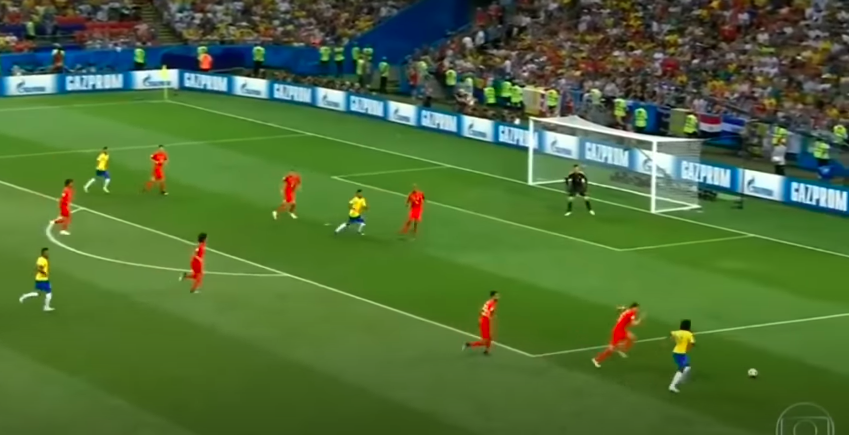
#> input picture Test/BraBel2.png, 849 x 435 px
$ python Video.py
#> lines starting #> are read from the running program, lines starting #| are printed output that depends on the picture; after the words box and inside, x2 and y2 are one past the last pixel; in counts of white or black regions, pixels touching at a corner belong together; pictures that were not available may be replaced by others from this repository, and a replacement may not be noted
### PreProcessing.py
import cv2
import numpy as np
from matplotlib import pyplot as plt


class PreProcessing:

    def __init__(self, img):
        self.img = img


    def GrayThresh(img):

        # convert to hsv image
        hsv = cv2.cvtColor(img, cv2.COLOR_BGR2HSV)

        # green range
        lower_green = np.array([40,40,40])
        upper_green = np.array([70,255,255])

        # define a mask with upper and lower values
        mask = cv2.inRange(hsv, lower_green, upper_green)

        # apply mask
        res = cv2.bitwise_and(img, img, mask=mask)

        # hsv to gray
        res_bgr = cv2.cvtColor(res, cv2.COLOR_HSV2BGR)
        res_gray = cv2.cvtColor(res_bgr, cv2.COLOR_BGR2GRAY)

        # define some morphological operations to reduce noise
        kernel = np.ones((15,15), np.uint8)
        thresh = cv2.threshold(res_gray, 127, 255, cv2.THRESH_BINARY_INV |  cv2.THRESH_OTSU)[1]
        thresh = cv2.morphologyEx(thresh, cv2.MORPH_CLOSE, kernel)

        return res_gray, thresh


frame = cv2.imread("Test/BraBel2.png")
#> frame is the input picture: shape (435, 849, 3); mean B, G, R 55.8, 108.5, 78.6
gray, thresh = PreProcessing.GrayThresh(frame)
#> in GrayThresh, `hsv = cv2.cvtColor(img, cv2.COLOR_BGR2HSV)`: hsv: shape (435, 849, 3); mean H, S, V 50.3, 149.3, 114.1
#> in GrayThresh, `mask = cv2.inRange(hsv, lower_green, upper_green)`:
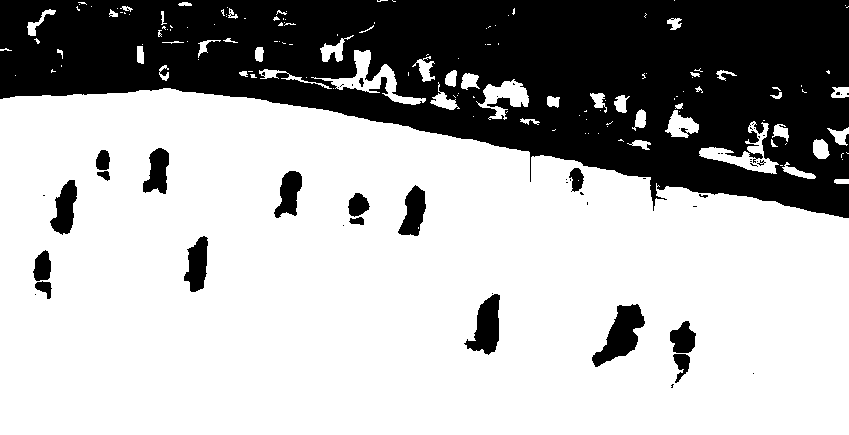
#> mask: shape (435, 849); 68% white; 55 black regions (36 under 20 px), largest, box (x1, y1, x2, y2) and area: (0, 0, 849, 218) 108441, (592, 304, 645, 367) 1593, (464, 294, 500, 355) 1230
#> in GrayThresh, `thresh = cv2.threshold(res_gray, 127, 255, cv2.THRESH_BINARY_INV |  cv..`: thresh: shape (435, 849); 32.3% white; 63 white regions (46 under 20 px), largest, box (x1, y1, x2, y2) and area: (0, 0, 849, 219) 109493, (592, 304, 645, 367) 1595, (464, 291, 500, 355) 1248
#> in GrayThresh, `thresh = cv2.morphologyEx(thresh, cv2.MORPH_CLOSE, kernel)`: thresh: shape (435, 849); 35% white; 16 white regions (4 under 20 px), largest, box (x1, y1, x2, y2) and area: (0, 0, 849, 219) 119393, (592, 304, 645, 367) 1642, (464, 291, 500, 355) 1286

# plot multiple images
plt.subplots(1, 2, figsize=(20, 15))


plt.subplot(1, 2, 1), plt.imshow(gray, cmap = 'gray', vmin = 0, vmax = 255)
plt.title('original')
plt.xticks([]),plt.yticks([])

plt.subplot(1, 2, 2), plt.imshow(thresh, cmap = 'gray', vmin = 0, vmax = 255)
plt.title('out')
plt.xticks([]),plt.yticks([])

plt.show()
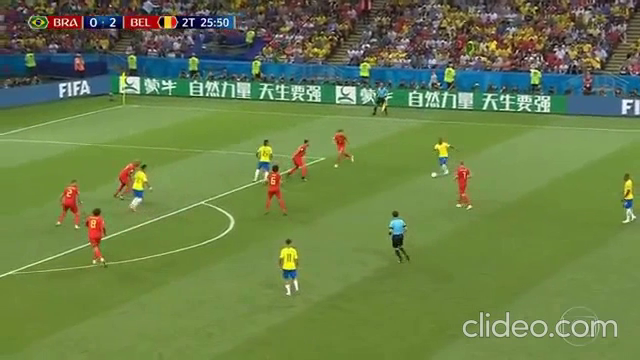
#> input picture frame 29 of BraBel.mp4, 640 x 360 px, given in place of cutvideo.mp4, which was not available
#> further down, image is the input picture: shape (360, 640, 3); mean B, G, R 74.1, 126.3, 105.9
plt.close()

### WriteRec.py
import cv2
import numpy as np
from matplotlib import pyplot as plt
from PreProcessing import PreProcessing


class Processing:

    def Rectangles(frame):

        rgb = cv2.cvtColor(frame, cv2.COLOR_BGR2RGB)

        gray, thresh = PreProcessing.GrayThresh(frame)
#> in GrayThresh (call 2), `hsv = cv2.cvtColor(img, cv2.COLOR_BGR2HSV)`: hsv: shape (360, 640, 3); mean H, S, V 49.6, 124.9, 132.5
#> in GrayThresh (call 2), `mask = cv2.inRange(hsv, lower_green, upper_green)`:
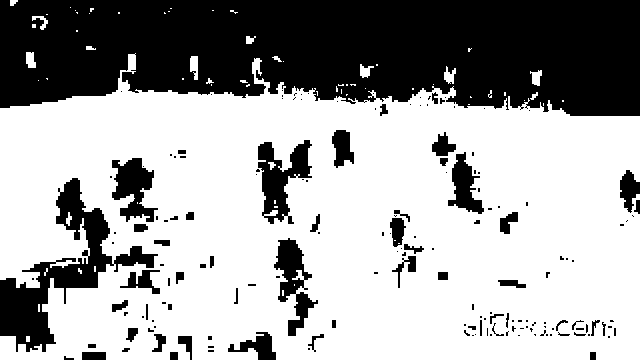
#> mask: shape (360, 640); 64.1% white; 168 black regions (110 under 20 px), largest, box (x1, y1, x2, y2) and area: (0, 0, 640, 116) 62388, (0, 178, 158, 352) 7148, (258, 140, 312, 224) 2210
#> in GrayThresh (call 2), `res_bgr = cv2.cvtColor(res, cv2.COLOR_HSV2BGR)`:
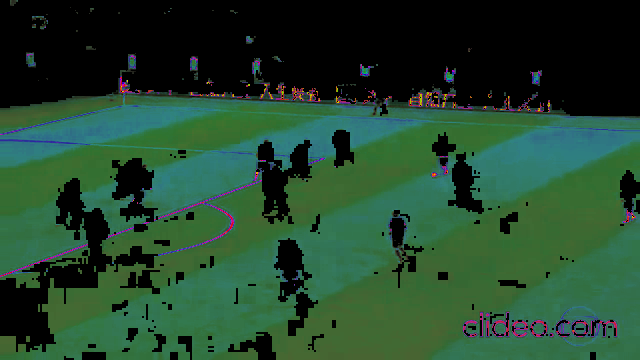
#> res_bgr: shape (360, 640, 3); mean B, G, R 46.2, 70, 35.3
#> in GrayThresh (call 2), `res_gray = cv2.cvtColor(res_bgr, cv2.COLOR_BGR2GRAY)`:
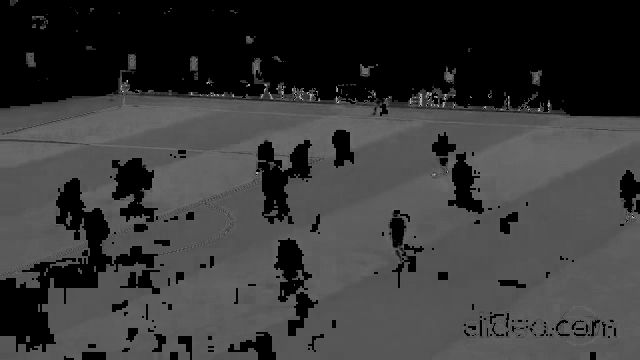
#> res_gray: shape (360, 640); min 0, max 201, mean 56.9
#> in GrayThresh (call 2), `thresh = cv2.threshold(res_gray, 127, 255, cv2.THRESH_BINARY_INV |  cv..`: thresh: shape (360, 640); 36.4% white; 218 white regions (157 under 20 px), largest, box (x1, y1, x2, y2) and area: (0, 0, 640, 117) 63054, (0, 178, 158, 352) 7148, (256, 140, 312, 224) 2231
#> in GrayThresh (call 2), `thresh = cv2.morphologyEx(thresh, cv2.MORPH_CLOSE, kernel)`:
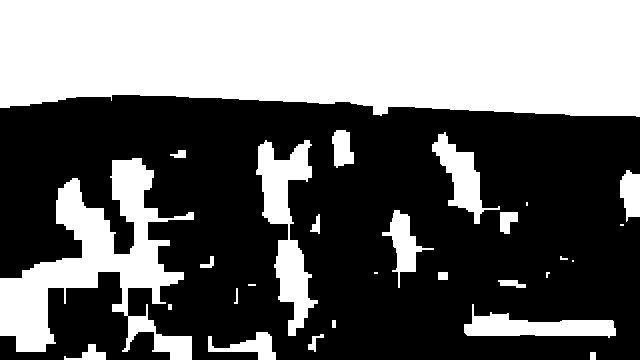
#> thresh: shape (360, 640); 41.9% white; 28 white regions (6 under 20 px)

        x_ = []
        y_ = []
        w_ = []
        h_ = []
        contours, hierarchy = cv2.findContours(thresh, cv2.RETR_TREE, cv2.CHAIN_APPROX_SIMPLE)
#> contours = 28 contours, 9 with area under 20; largest, box (x1, y1, x2, y2) and area: (0, 0, 640, 117) 66608, (0, 158, 194, 360) 13777, (256, 140, 318, 336) 4615, (464, 304, 616, 338) 2332, (432, 132, 500, 224) 1993

        for c in contours:
          x,y,w,h = cv2.boundingRect(c)
          x_.append(x)
          y_.append(y)
          w_.append(w)
          h_.append(h)
#> this loop made 28 passes
#> (x, y, w, h) on passes 2, 3, 4, 6, 8, 10, 11, 15, 16, 18, 19, 20: (64, 344, 42, 16), (308, 334, 16, 18), (208, 332, 68, 28), (464, 304, 152, 34), (234, 288, 4, 16), (498, 280, 28, 8), (546, 272, 4, 6), (560, 256, 8, 4), (200, 256, 14, 12), (310, 214, 10, 20), (500, 212, 18, 22), (382, 210, 52, 78)
#> (c, x, y, w, h) on passes 1, 5, 7, 9, 12, 13: ([[590, 352], [590, 359], [595, 359], [595, 352]], 590, 352, 6, 8), ([[332, 320], [332, 327], [335, 327], [335, 320]], 332, 320, 4, 8), ([[168, 304], [168, 309], [171, 309], [171, 304]], 168, 304, 4, 6), ([[248, 284], [248, 285], [255, 285], [255, 284]], 248, 284, 8, 2), ([[438, 272], [438, 279], [447, 279], [447, 272]], 438, 272, 10, 8), ([[374, 272], [374, 273], [377, 273], [377, 272]], 374, 272, 4, 2)
#> after the loop, h_ = 28 values, max 202 at index 22, min 2 at index 8, mean 36.04; w_ = 28 values, max 640 at index 27, min 2 at index 13, mean 52.93; x_ = 28 values, max 620 at index 16, min 0 at index 22, mean 355.4; y_ = 28 values, max 352 at index 0, min 0 at index 27, mean 238.3

        player_ = []
        color = (255, 255, 255)
        thickness = 2

        for i in range(len(x_)):
            if(h_[i]>(1.2)*w_[i]):
                if(w_[i]>6 and h_[i]>6):
                    player_image = frame[y_[i]:y_[i]+h_[i], x_[i]:x_[i]+w_[i]]
                    player_rgb = cv2.cvtColor(player_image, cv2.COLOR_BGR2RGB)
                    player_.append(player_image)
                    v0 = (x_[i], y_[i])
                    vf = (x_[i]+w_[i], y_[i]+h_[i])
                    final = cv2.rectangle(rgb, v0, vf, color, thickness)
#> this loop made 28 passes
#> (v0, vf) on passes 18, 19, 20, 22, 25, 26, 27: ((310, 214), (320, 234)), ((500, 212), (518, 234)), ((382, 210), (434, 288)), ((620, 170), (640, 222)), ((256, 140), (318, 336)), ((432, 132), (500, 224)), ((332, 130), (354, 168))
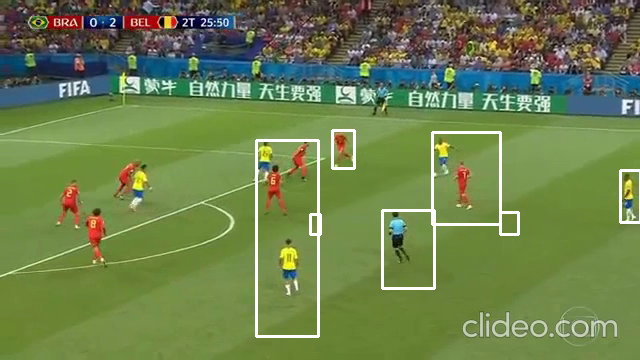
#> rgb: shape (360, 640, 3); mean R, G, B 108.5, 128.4, 77.5
#> after the loop, player_ = 7 items

        output = cv2.cvtColor(final, cv2.COLOR_BGR2RGB)

        return output,player_


"""
//////////////////////////
/// Testing Function ////
/////////////////////////
 (\__/)  ||
 (•ㅅ•)  ||
 ( 　 づ ||
"""

# [21 lines of commented-out code are left out]

### Video.py
import cv2
import numpy as np
from matplotlib import pyplot as plt
from FirstFilters import PreProcessing
from WriteRec import Processing

count = 0

vidcap = cv2.VideoCapture('cutvideo.mp4')
success,image = vidcap.read()

success = True

while success:
	#run function to detect players
	rectangles = Processing.Rectangles(image)


	print('Read a new frame: ', success)

	if cv2.waitKey(1) & 0xFF == ord('q'):
#> (key q is pressed here)
		break
	success,image = vidcap.read()

	print('Read a new frame: ', success)     # save frame as JPEG file
	count += 1
	cv2.imshow('Match Detection', rectangles)
	if cv2.waitKey(1) & 0xFF == ord('q'):
		break
	success,image = vidcap.read()

vidcap.release()
cv2.destroyAllWindows()
